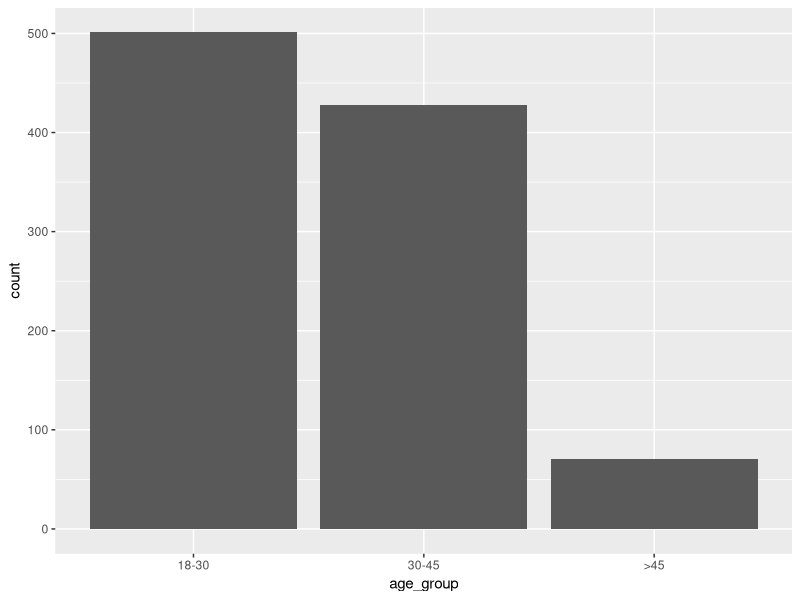
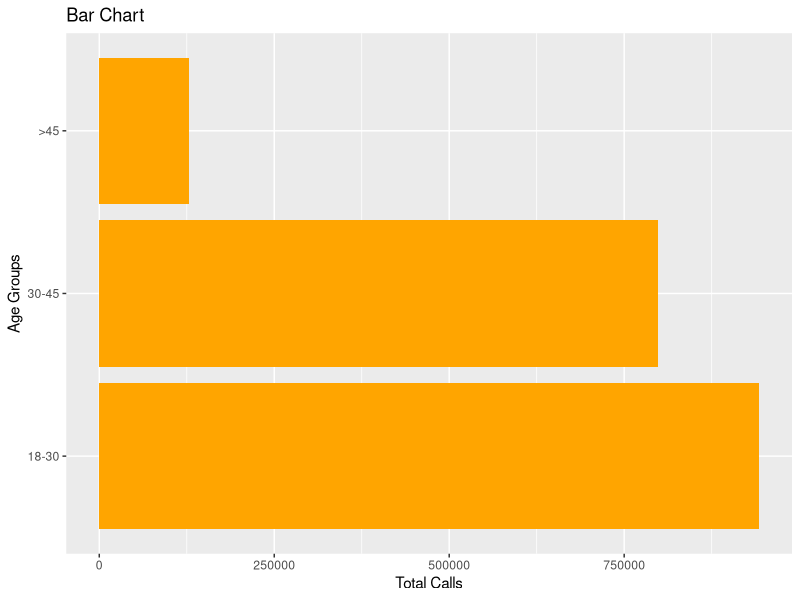
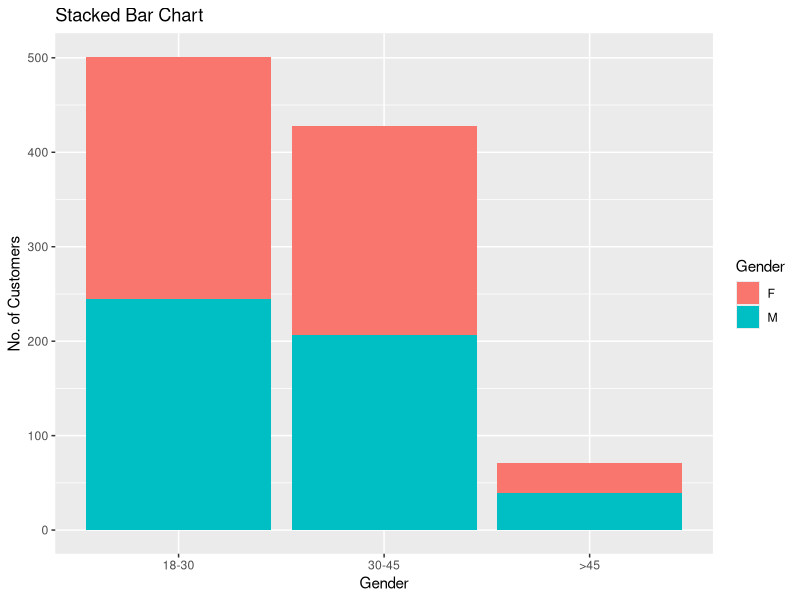
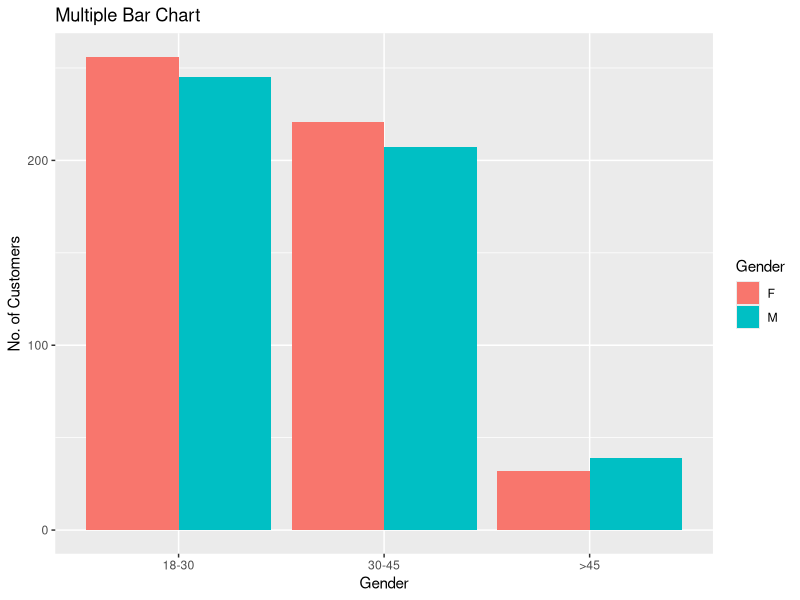
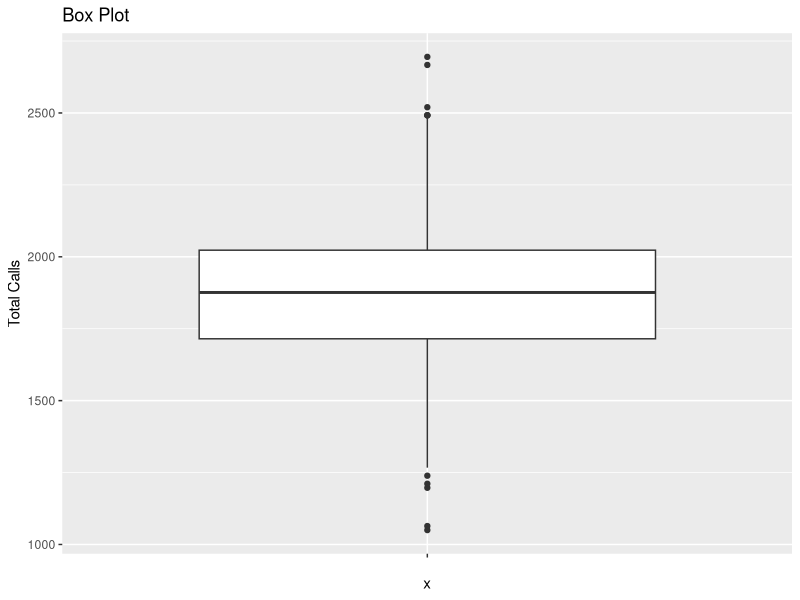
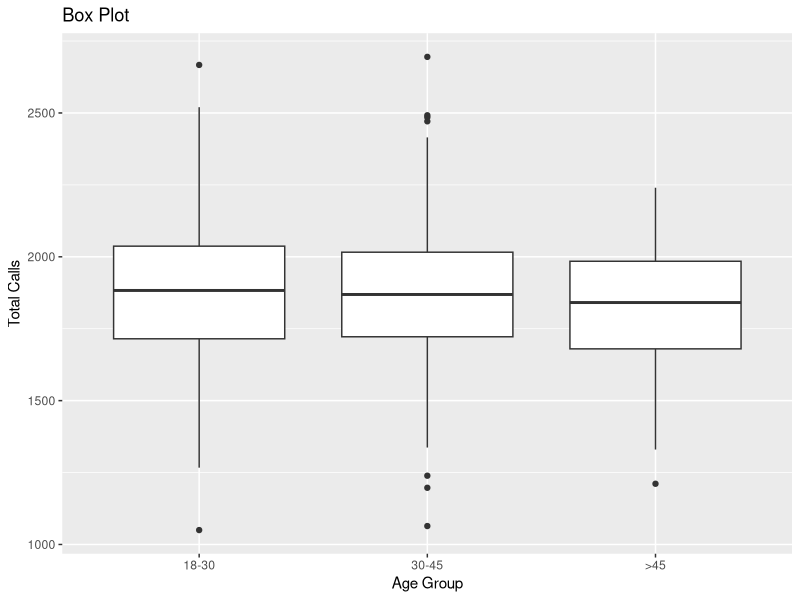
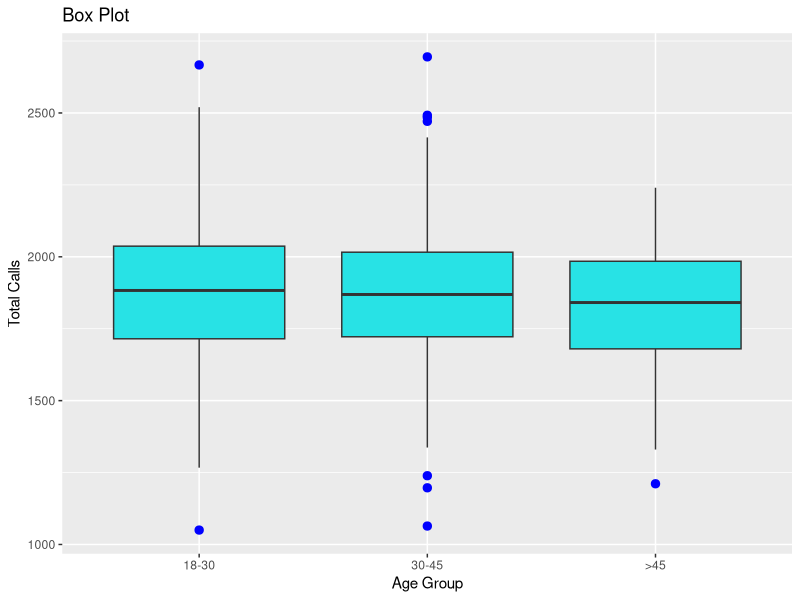
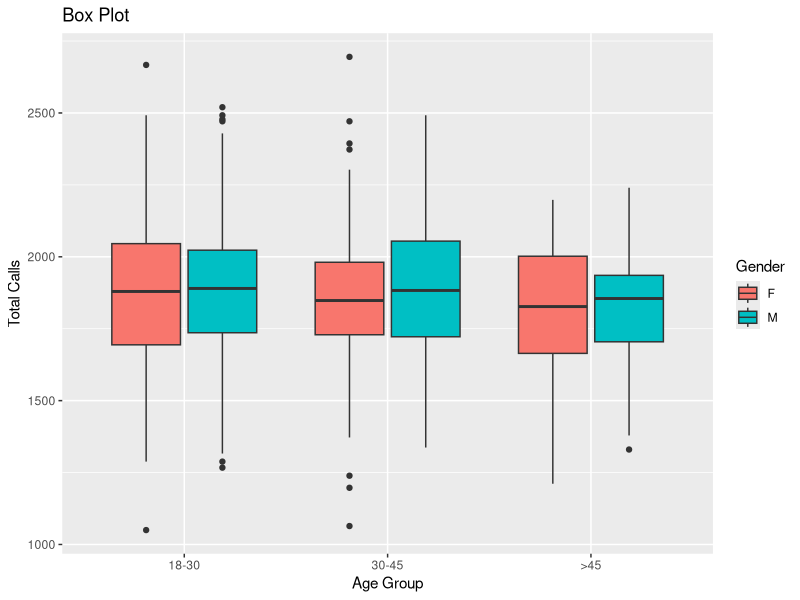

Source code (R) for these figures, in order:

library(ggplot2)



# 1
demo_data <- read.csv("../../../data/live_class/TelecomData_CustDemo.csv", header = TRUE)
weekly_data <- read.csv("../../../data/live_class/TelecomData_WeeklyData.csv", header = TRUE)


head(demo_data)
head(weekly_data)


tx_data <- aggregate(Calls ~ CustID, data = weekly_data, FUN = sum)
head(tx_data)


work_data <- merge(demo_data, tx_data, by = ('CustID'), all = TRUE)
head(work_data)


work_data$age_group <- cut(work_data$Age, breaks = c(0, 30, 45, Inf), labels = c("18-30", "30-45", ">45"))
head(work_data)


ggplot(work_data, aes(x = age_group)) + geom_bar()



ggplot(work_data, aes(x = age_group, y = Calls)) +
  geom_bar(stat = "identity", fill = "orange") +
  labs(x = "Age Groups", y = "Total Calls", title = "Bar Chart") +
  coord_flip()


ggplot(work_data, aes(x = age_group)) +
  geom_bar(aes(fill = Gender)) +
  labs(x = "Gender", y = "No. of Customers", title = "Stacked Bar Chart")


ggplot(work_data, aes(x = age_group)) +
  geom_bar(aes(fill = Gender), position = "dodge") +
  labs(x = "Gender", y = "No. of Customers", title = "Multiple Bar Chart")


ggplot(work_data, aes(x = "", y = Calls)) +
  geom_boxplot() +
  labs(y = "Total Calls", title = "Box Plot")


ggplot(work_data, aes(x = age_group, y = Calls)) +
  geom_boxplot() +
  labs(x = "Age Group", y = "Total Calls", title = "Box Plot")


ggplot(work_data, aes(x = age_group, y = Calls)) +
  geom_boxplot(fill = 5, outlier.color = "blue", outlier.size = 2.5) +
  labs(x = "Age Group", y = "Total Calls", title = "Box Plot")


ggplot(work_data, aes(x = age_group, y = Calls)) +
  geom_boxplot(aes(fill = Gender)) +
  labs(x = "Age Group", y = "Total Calls", title = "Box Plot")


ggplot(work_data, aes(x = Calls)) +
  geom_histogram(binwidth = 40, fill = "maroon") +
  labs(x = "Total Calls", y = "No. of Customers", title = "Customer Usage")
